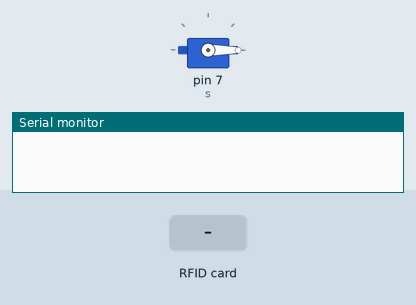
Simulated run of this sketch. Board: Arduino Uno, built with avr-gcc and run on an emulated ATmega328P. Shown: servo, the last lines printed to the serial monitor. Inputs (shaded band) come from the test bench.

Above: at 1.2 s.
1.3 s: RFID card 89 AA 07 98 held to the reader
At 1.7 s:
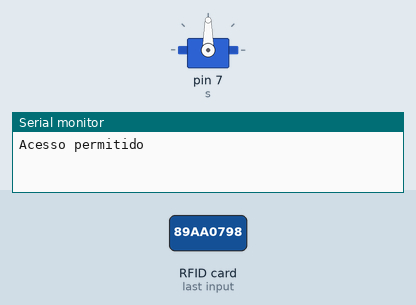
Timing chart, 0 to 7.8 s (numbered marks = the images above; inputs shaded):
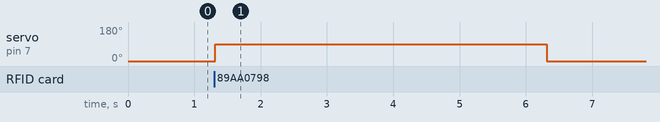

The sketch:

cp4.ino
```cpp
#include <SPI.h>
#include <MFRC522.h>
#include <Servo.h>
#define SS_PIN 10
#define RST_PIN 9
Servo s;
#include <ArduinoJson.h>
const int TAMANHO = 42;  //define o tamanho do buffer para o json
MFRC522 mfrc522(SS_PIN, RST_PIN);   // Create MFRC522 instance.
char st[20];
void setup()
{
  Serial.begin(9600);   // Inicia a serial
  SPI.begin();      // Inicia  SPI bus
  mfrc522.PCD_Init();   // Inicia MFRC522                                //Inicia o leitor
  s.attach(7);                                    //Anexa o servo-motor ao pino 4
  s.write(0);                                     //Inicia o motor na posição 0
}
void loop()
{
  String id = "";
    StaticJsonDocument<TAMANHO> json; //Aloca buffer para objeto json
 // Look for new cards
  if ( ! mfrc522.PICC_IsNewCardPresent())
  {
    return;
  }
  // Select one of the cards
  if ( ! mfrc522.PICC_ReadCardSerial())
  {
    return;
  }
/*
  id = le_cartao();
*/                                               //Chama a função para ler a uid
/*
  String le_cartao() {
  String _id = "";                                //Cria a variável "_id"
  for (byte i = 0; i < 4; i++) {                  //Loop for para percorrer os caracteres lidos, seguindo o formato proposto
    _id += (mfrc522.uid.uidByte[i] < 0x10 ? "0" : "") + String(mfrc522.uid.uidByte[i], HEX) + (i!=3 ? ":" : "");
  }
 }
*/
  //Mostra UID na seria
  String conteudo= "";
  byte letra;
  for (byte i = 0; i < mfrc522.uid.size; i++)
  {
    // Serial.print(mfrc522.uid.uidByte[i] < 0x10 ? " 0" : " ");
    // Serial.print(mfrc522.uid.uidByte[i], HEX);
     conteudo.concat(String(mfrc522.uid.uidByte[i] < 0x10 ? " 0" : " "));
     conteudo.concat(String(mfrc522.uid.uidByte[i], HEX));
  }
 conteudo.toUpperCase();
  if (conteudo.substring(1) == "89 AA 07 98")
  {
    Serial.println("Acesso permitido");           //Imprime a mensagem
    s.write(90);                                  //Gira o motor a 90°
    delay(5000);                                  //Delay de 1 segundo
    s.write(0);                                   //Retorna para a posição de 0°
    //formato de escrita do json
  json["tagID"]= conteudo;
 serializeJson(json, Serial);
  Serial.println();
 //delay
  delay(500);
  }
}
```

Measured:
- after the input at 1.3 s, servo on pin 7 (s): 0° → 90° at once, → 0° 5.0 s later
